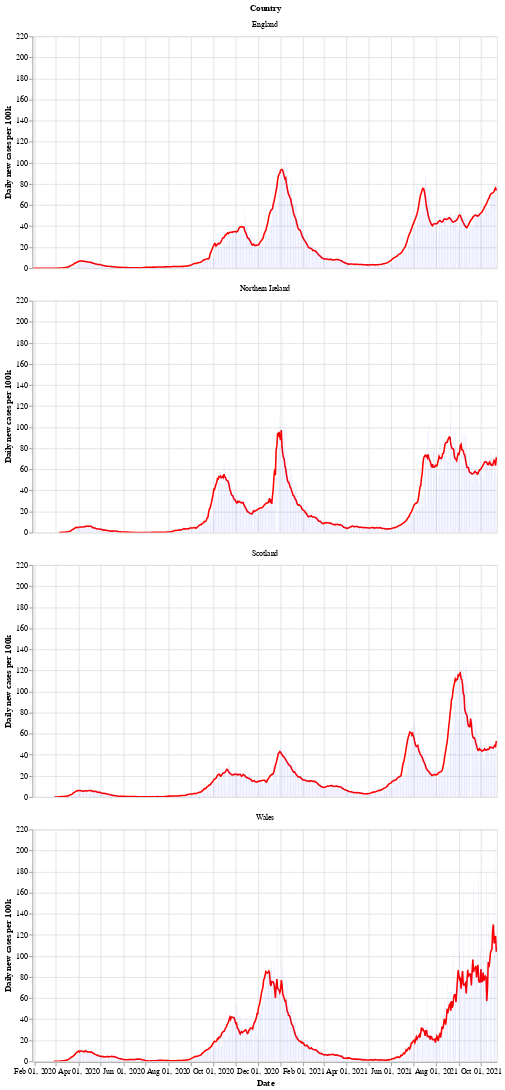

The notebook cell saved with this chart:
### Markdown cell above
Next is a bar chart of the number of new cases in each country (per 100k population), with the 7 day moving average of cases. Again we see that Wales saw a longer period of raising and falling cases compared to the other countries.

After a period of cases falling, each nation is now seeing a rise in the number of cases - especially in Wales.

### Code cell
# collapse
bars = alt.Chart(uk_cases).mark_bar().encode(
    x=alt.X("yearmonthdate(date):T", axis=alt.Axis(title='Date')),
    y=alt.Y("newCasesRate:Q", axis=alt.Axis(title='Daily new cases per 100k')),
    tooltip='newCasesRate',
    color=alt.condition(
        alt.datum.dailyChange > 0,
        alt.value("orange"),  # The positive color
        alt.value("blue")  # The negative color
    )
).properties(title='New cases per 100k population with rolling 7 day average', width=600).interactive()
line = alt.Chart(uk_cases).mark_line(
    color='red',
    size=2,
).transform_window(
    rolling_mean='mean(newCasesRate)',
    frame=[0, 7],
    groupby=['areaName']
).encode(
    x='yearmonthdate(date):T',
    y='rolling_mean:Q'
)
alt.layer(line, bars, data=uk_cases).facet(alt.Row('areaName', title='Country'), columns=1)

### Figure 1 — Vega-Lite specification as saved in the notebook (floating-point values rounded to 4 significant figures; data arrays with more than 128 entries replaced by an {"elided": "..."} marker saying what was removed)
{"config": {"view": {"continuousWidth": 400, "continuousHeight": 300}}, "data": {"name": "data-f6543a3ffe96d1a5d5e0a43ee28963c1"}, "facet": {"type": "nominal", "field": "areaName", "title": "Country"}, "spec": {"layer": [{"mark": {"type": "line", "color": "red", "size": 2}, "encoding": {"x": {"type": "temporal", "field": "date", "timeUnit": "yearmonthdate"}, "y": {"type": "quantitative", "field": "rolling_mean"}}, "transform": [{"window": [{"op": "mean", "field": "newCasesRate", "as": "rolling_mean"}], "frame": [0, 7], "groupby": ["areaName"]}]}, {"mark": "bar", "encoding": {"color": {"condition": {"value": "orange", "test": "(datum.dailyChange > 0)"}, "value": "blue"}, "tooltip": {"type": "quantitative", "field": "newCasesRate"}, "x": {"type": "temporal", "axis": {"title": "Date"}, "field": "date", "timeUnit": "yearmonthdate"}, "y": {"type": "quantitative", "axis": {"title": "Daily new cases per 100k"}, "field": "newCasesRate"}}, "selection": {"selector002": {"type": "interval", "bind": "scales", "encodings": ["x", "y"]}}, "title": "New cases per 100k population with rolling 7 day average", "width": 600}]}, "columns": 1, "$schema": "https://vega.github.io/schema/vega-lite/v4.8.1.json", "datasets": {"data-f6543a3ffe96d1a5d5e0a43ee28963c1": {"elided": "2436 records"}}}
